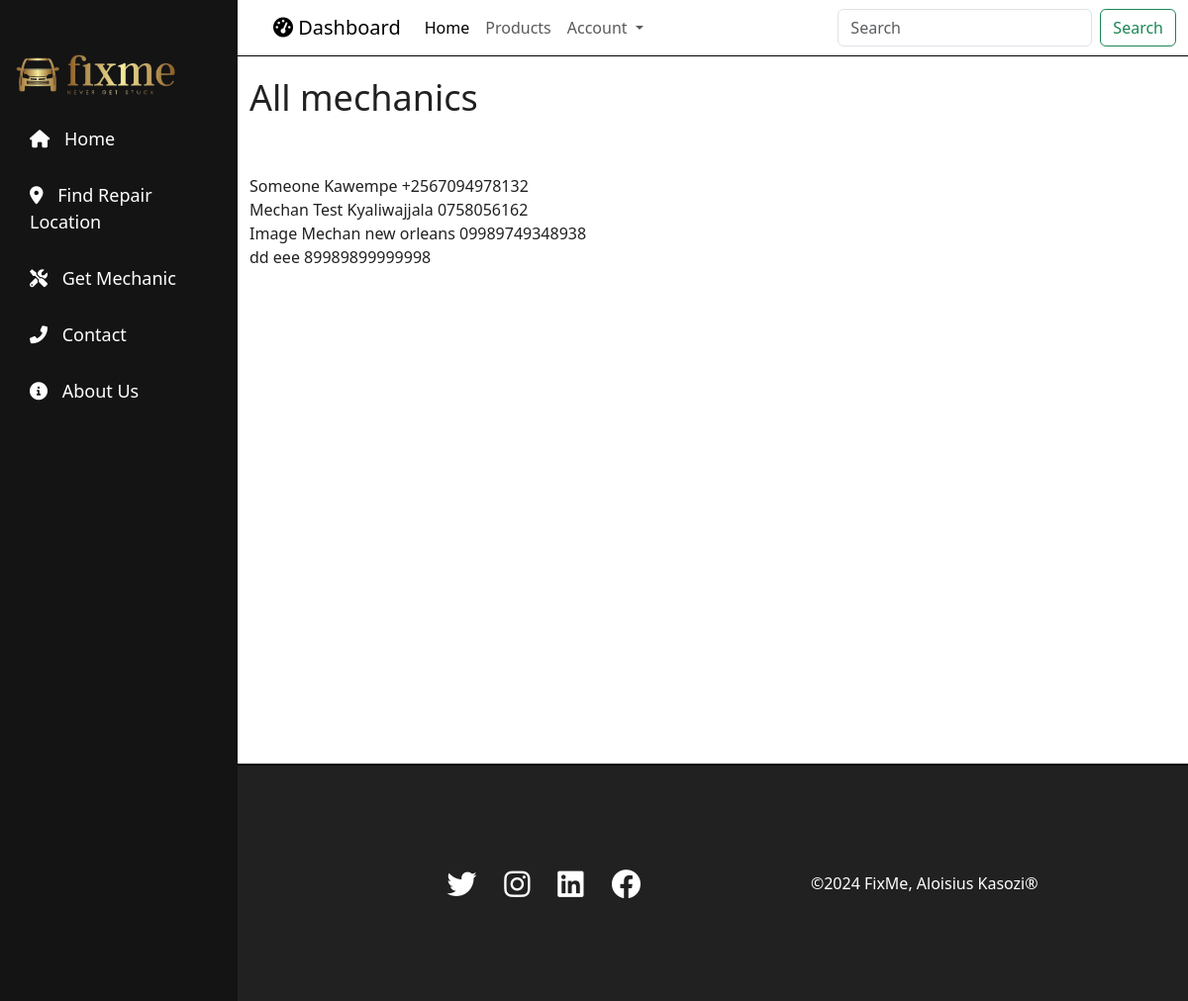
Page /mechanic/ on the committed database.
### fixmeApp/models.py (models this page shows)
class Mechanic(models.Model):
    name = models.CharField(max_length=30)
    email = models.EmailField(validators=[EmailValidator(message="Please enter a valid email address")])
    location = models.CharField(max_length=30)
    experience = models.SmallIntegerField(default=0)
    phone = models.CharField(max_length=14, validators=[MinLengthValidator(10), MaxLengthValidator(14)])
    bio = models.CharField(max_length=100, null=True, blank=True)
    dis_img = models.ImageField(null=True, blank=True)

### fixmeApp/views.py (the view)
# urls.py: path('mechanic/', views.mechanic, name="mechanic"),
def mechanic(request):
    mechanic = Mechanic.objects.all()
    return render(request, "mechanic.html", {'mechanic':mechanic})

### fixmeApp/templates/mechanic.html
{% extends 'base.html' %}
{% block content %}
    <div>
        <h1>All mechanics</h1>
    </div>
    <br><br>
    {% for mechanic in mechanic %}
        <div>{{ mechanic.name }}
        {{ mechanic.location }}
       {{ mechanic.phone    }}
    </div>
    {% endfor %}
    <br><br><br><br><br><br><br><br><br><br>
    <br><br><br><br><br><br><br><br><br><br>
{% endblock %}

### fixmeApp/static/css/nav.css (style rules this page uses)
* { margin: 0; padding: 0; box-sizing: border-box; line-height: 1.5; }
body { font-family: Arial, sans-serif; background-color: #f4f4f4; width: 100vw; }
main h1 { font-size: 36px; }

### rows in the picture
Mechanic: name "Someone", location "Kawempe", phone "+2567094978132"
Mechanic: name "Mechan Test", location "Kyaliwajjala", phone "0758056162"
Mechanic: name "Image Mechan", location "new orleans", phone "09989749348938"
Mechanic: name "dd", location "eee", phone "89989899999998"
